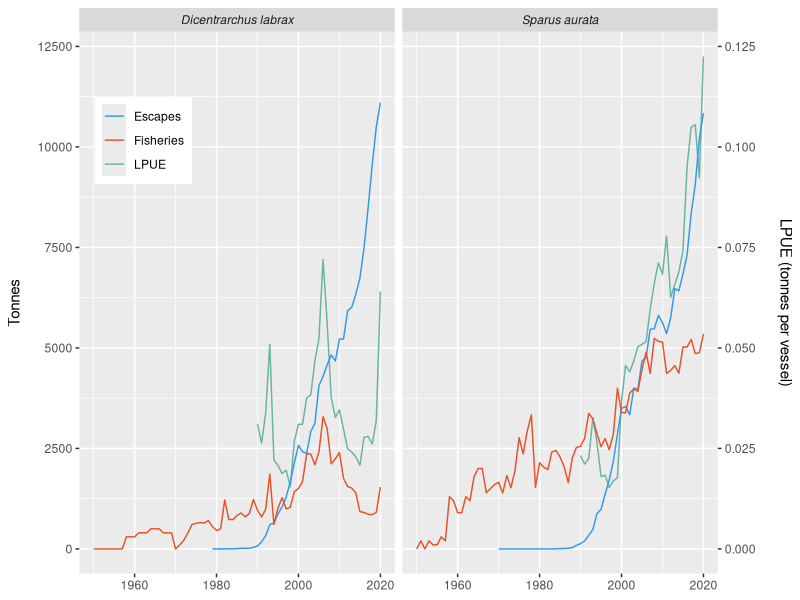

The R source for this figure:
library(tidyverse)

ddd <-
  bind_rows(
    "LPUE" = read_csv('data/lpue_data.csv'),
    "Escapes" = read_csv('data/escapes.csv'),
    .id = "Type",
    "Fisheries" = read_csv('data/landings.csv')
  ) %>%
  drop_na()

colors <-
  c(
    "Escapes" = rgb(0.2, 0.6, 0.9, 1),
    "LPUE" = "#69b3a2",
    'Fisheries' = "#e85129"
  )
ddd %>%
  pivot_wider(names_from = Type, values_from = Tonnes) %>%
  ggplot() +
  geom_line(aes(Year, LPUE * 1e5, color = "LPUE")) +
  geom_line(aes(Year, Escapes, color = "Escapes")) +
  geom_line(aes(Year, Fisheries, color = "Fisheries")) +
  theme(legend.position = c(.1, .8),
        legend.spacing = unit(.01, 'mm')) +
  labs(x = NULL, y = "Tonnes") +
  scale_y_continuous(name = "Tonnes",
                     sec.axis = sec_axis(~ . / 1e5, name = "LPUE (tonnes per vessel)")) +
  facet_wrap(~ Species, nrow = 1) +
  theme(
    strip.text = element_text(face = 'italic'),
    axis.title.y = element_text(margin = margin(
      t = 0,
      r = 10,
      b = 0,
      l = 0
    )),
    axis.title.y.right = element_text(margin = margin(
      t = 0,
      r = 0,
      b = 0,
      l = 15
    ))
  ) +
  scale_color_manual(values = colors, name = NULL)
